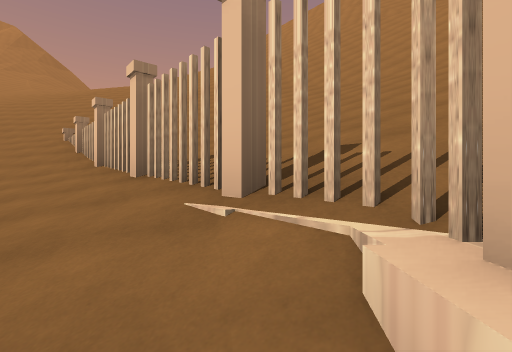
view 1 (above)

12 first-person views from a walk through a Unity game level. The camera is 1.4 m above the floor, looks level and sees 85° across. The floor is counted in squares, 2.4 m on a side. Each view is taken from the middle of a square. On the plan, view 1 faces up. The plan holds only what a view shows up to about 9 squares ahead; the rest is blank. The place goes on beyond the plan. The player is left out. Some animated figures are not drawn. Some surface patterns are stand-ins.

view 2
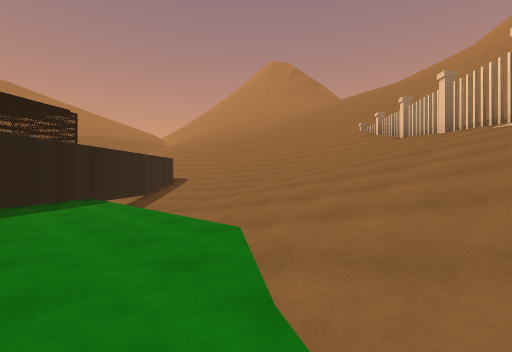

view 3
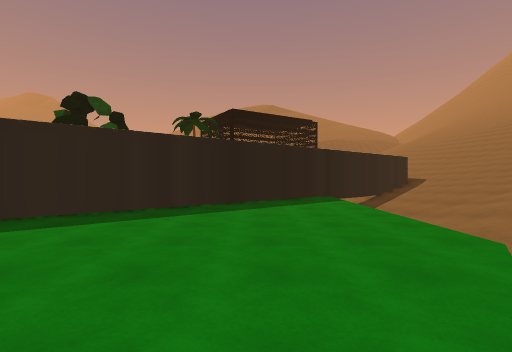

view 4
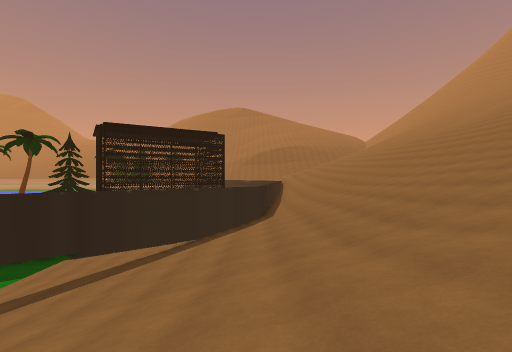

view 5
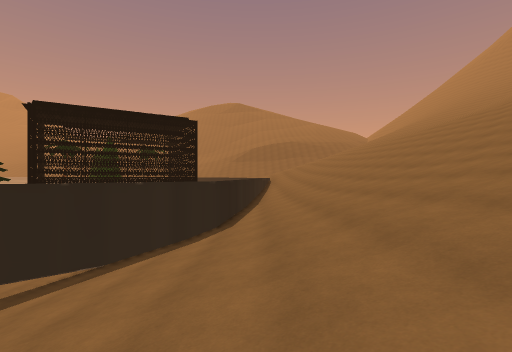

view 6
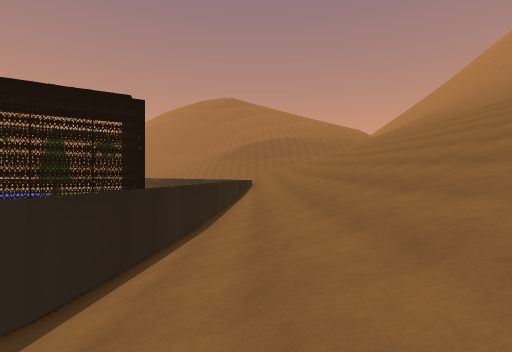

view 7
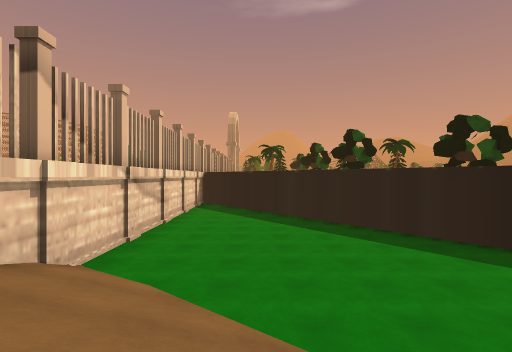

view 8
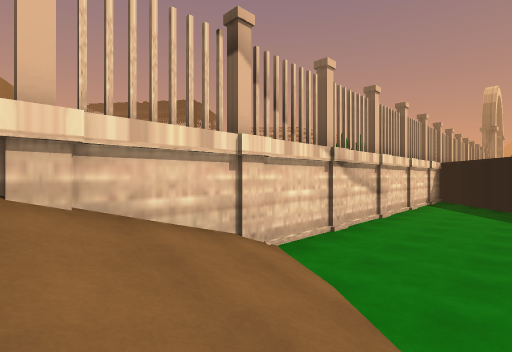

view 9
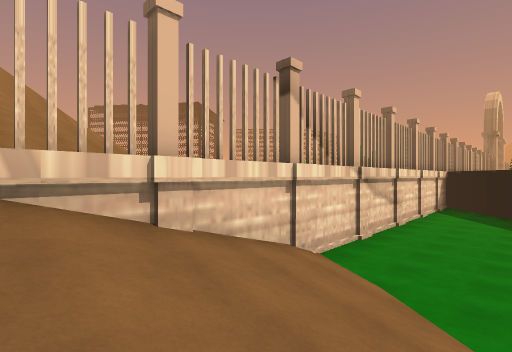

view 10
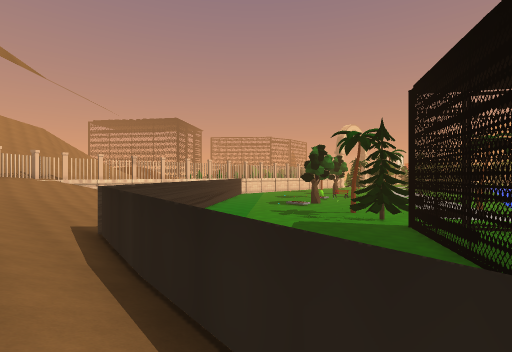

view 11
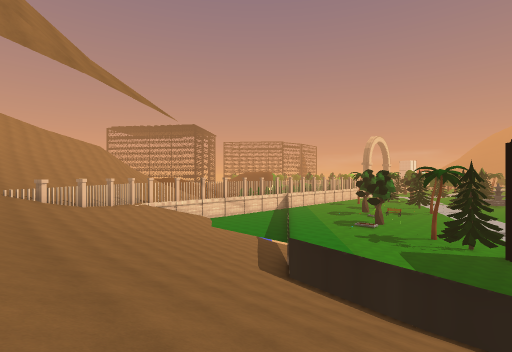

view 12
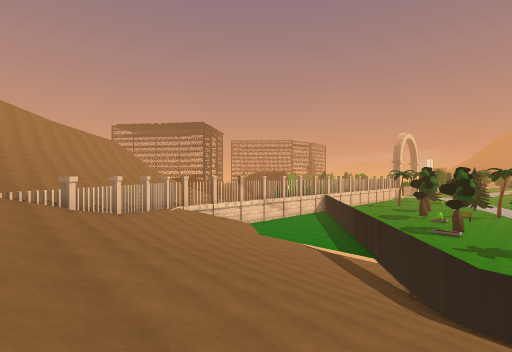

### Floor plan
Key: @ floor where view 1 was taken; # wall or solid block; . main floor; - floor 0.25 m lower than the main floor; _ floor 0.75 m lower than the main floor; : floor 5 m higher than the main floor; / step, stairs or slope; = window, fence, low wall or low ledge; ^ raised ledge; O other object.
Columns run from 18 left of view 1 to 6 right of it. Each row starts with its distance up from view 1.
  8 /////////////#//////////
  7 //////////////#/////////
  6 ///////////////////////
  5 ///////////////#///////
  4 ////////////////#/////
  3 /===#////////////#///
  2     ####/////////=#//
  1        ##/////////##
  0         ##////////@#/////
 -1         _##--//////^ ////
 -2 #.....  //#////.///#  /:
 -3 ##....    ##....../#
 -4  .....     ##......#
 -5   ##^       ##.....#
 -6 ## #         #.....#
 -7 #.           ##...##
 -8               ##...#O
 -9                # ..#O
-10                 ##.#
-11                  #.#
-12                  ###

Where each view was taken, in squares from view 1:
view 1: 0 up, 0 right, facing up
view 2: 4 down, 0 right, facing up-left
view 3: 4 down, 0 right, facing left
view 4: 2 up, 2 left, facing left
view 5: 3 up, 5 left, facing left
view 6: 4 up, 9 left, facing left
view 7: 0 up, 2 left, facing down
view 8: 1 down, 2 left, facing down-right
view 9: 0 up, 2 left, facing down-right
view 10: 4 up, 18 left, facing down-right
view 11: 8 up, 16 left, facing down-right
view 12: 8 up, 12 left, facing down-right
